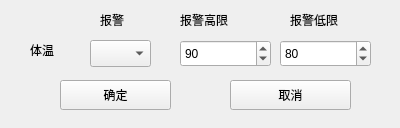
<?xml version="1.0" encoding="UTF-8"?>
<ui version="4.0">
 <class>Form_alm_tiwen</class>
 <widget class="QWidget" name="Form_alm_tiwen">
  <property name="geometry">
   <rect>
    <x>0</x>
    <y>0</y>
    <width>400</width>
    <height>128</height>
   </rect>
  </property>
  <property name="windowTitle">
   <string>体温报警限设置</string>
  </property>
  <widget class="QPushButton" name="pushButton_2">
   <property name="geometry">
    <rect>
     <x>230</x>
     <y>80</y>
     <width>121</width>
     <height>30</height>
    </rect>
   </property>
   <property name="text">
    <string>取消</string>
   </property>
  </widget>
  <widget class="QLabel" name="label_3">
   <property name="geometry">
    <rect>
     <x>100</x>
     <y>10</y>
     <width>51</width>
     <height>20</height>
    </rect>
   </property>
   <property name="text">
    <string>报警</string>
   </property>
  </widget>
  <widget class="QLabel" name="label_5">
   <property name="geometry">
    <rect>
     <x>290</x>
     <y>10</y>
     <width>71</width>
     <height>20</height>
    </rect>
   </property>
   <property name="text">
    <string>报警低限</string>
   </property>
  </widget>
  <widget class="QSpinBox" name="spinBox_2">
   <property name="geometry">
    <rect>
     <x>280</x>
     <y>40</y>
     <width>91</width>
     <height>27</height>
    </rect>
   </property>
   <property name="maximum">
    <number>300</number>
   </property>
   <property name="value">
    <number>80</number>
   </property>
  </widget>
  <widget class="QSpinBox" name="spinBox">
   <property name="geometry">
    <rect>
     <x>180</x>
     <y>40</y>
     <width>91</width>
     <height>27</height>
    </rect>
   </property>
   <property name="maximum">
    <number>300</number>
   </property>
   <property name="value">
    <number>90</number>
   </property>
  </widget>
  <widget class="QLabel" name="label_4">
   <property name="geometry">
    <rect>
     <x>180</x>
     <y>10</y>
     <width>71</width>
     <height>20</height>
    </rect>
   </property>
   <property name="text">
    <string>报警高限</string>
   </property>
  </widget>
  <widget class="QPushButton" name="pushButton">
   <property name="geometry">
    <rect>
     <x>60</x>
     <y>80</y>
     <width>111</width>
     <height>30</height>
    </rect>
   </property>
   <property name="text">
    <string>确定</string>
   </property>
  </widget>
  <widget class="QLabel" name="label">
   <property name="geometry">
    <rect>
     <x>30</x>
     <y>40</y>
     <width>51</width>
     <height>20</height>
    </rect>
   </property>
   <property name="text">
    <string>体温</string>
   </property>
  </widget>
  <widget class="QComboBox" name="comboBox">
   <property name="geometry">
    <rect>
     <x>90</x>
     <y>40</y>
     <width>61</width>
     <height>27</height>
    </rect>
   </property>
   <property name="maxVisibleItems">
    <number>2</number>
   </property>
  </widget>
 </widget>
 <resources/>
 <connections/>
</ui>
